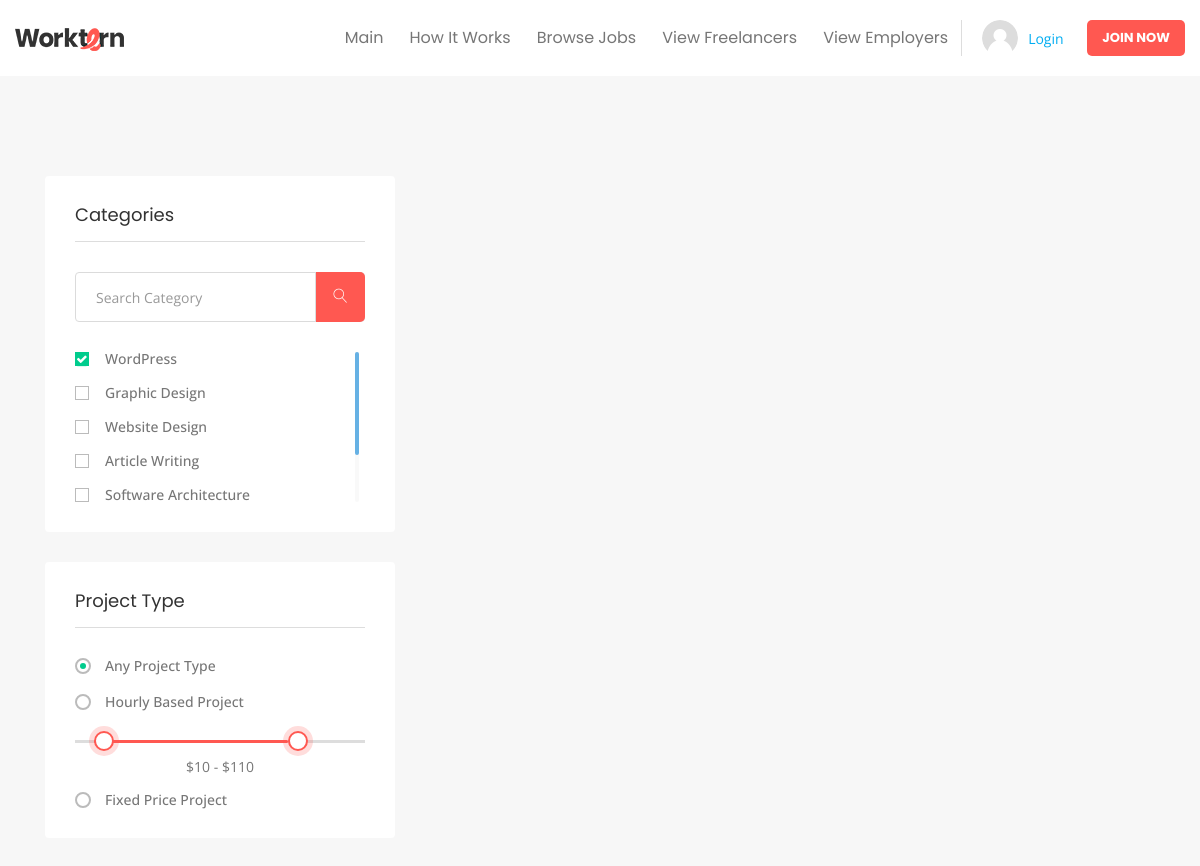
/jobs/list/ (upper part), run on an earlier commit of the app's database.
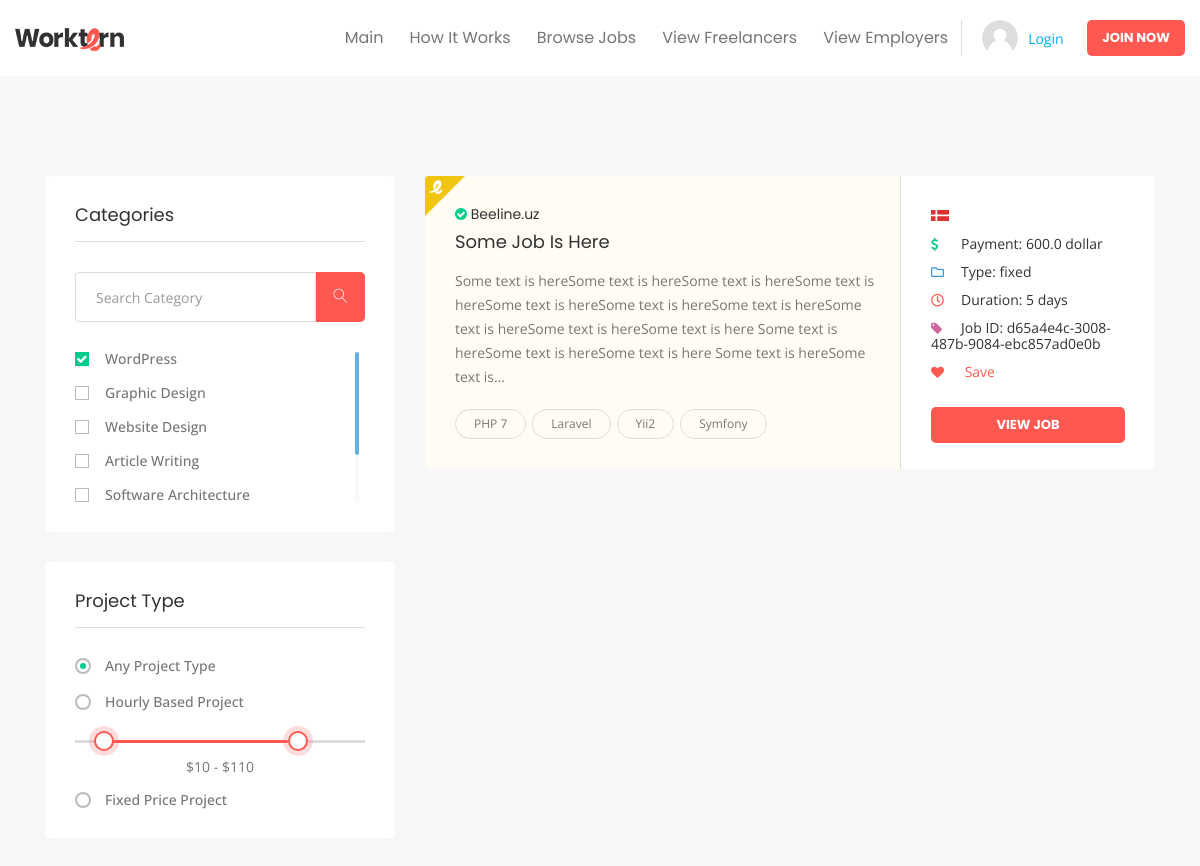
And on a later commit of the database.
### jobs/models.py (models this page shows, shortened)
class JobsModel(models.Model):
    PAYMENT_CHOICE = (
        ('finished', 'Finished work'),
        ('hour', 'Per Hour'),
        ('day', 'Per Day'),
        ('month', 'Per Month'),
        ('year', 'Per Year')
    )
    CURRENCY_CHOICE = (
        ('dollar', '$'),
        ('sum', 'sum'),
        ('euro', '€')
    )
    TYPE_OF_WORK_CHOICE = (
        ('fixed', 'Fixed Work'),
    )
    id = models.UUIDField(primary_key=True, default=uuid.uuid4, editable=False)
    job_given = models.ForeignKey(EmployerModel, related_name='job_given', on_delete=models.CASCADE)
    job_taken = models.OneToOneField(User, blank=True, null=True , related_name='job_taken', on_delete=models.CASCADE)
    title = models.CharField(max_length=120)
    text = models.TextField(max_length=4128)
    payment = models.CharField(choices=PAYMENT_CHOICE, default='finished', max_length=120)
    money = models.FloatField(verbose_name="Деньги за работу")
    currency = models.CharField(choices=CURRENCY_CHOICE, default='dollar', max_length=120)
    date_finished = models.DateField(verbose_name='Дата окончания работы')
    type_of_work = models.CharField(choices=TYPE_OF_WORK_CHOICE, default='fixed', max_length=120)  # Доделать надо!
    duration = models.CharField(max_length=120)
    skills = models.ManyToManyField(SkillsModel, blank=True)

class SkillsModel(models.Model):
    name = models.CharField(unique=True, max_length=120)

### accounts/models.py (models this page shows)
class EmployerModel(models.Model):
    id = models.UUIDField(primary_key=True, default=uuid.uuid4, editable=False)
    COMPANY_SIZE = (
        ('small', "2-9 Employees"),
        ('medium', "10-99 Employees"),
        ('big', "100-499 Employees"),
        ('very big', "More than 500 Employees")
    )
    user = models.OneToOneField(User, related_name='companies' ,on_delete=models.CASCADE)
    name = models.CharField(max_length=120)
    banner = models.ImageField(upload_to="company/banner/")
    bannerMini = models.ImageField(upload_to='company/banner/mini/', default='')
    logo = models.ImageField(upload_to="company/logo/")
    about = models.TextField(max_length=1024)
    employees = models.CharField(max_length=20, choices=COMPANY_SIZE, default='medium')
    verified = models.BooleanField(default=False)
    social_twitter = models.CharField(default=None, max_length=240)
    social_facebook = models.CharField(default=None, max_length=240)
    social_linkedin = models.CharField(default=None, max_length=240)
    def __str__(self):
        return self.name

### jobs/views.py (the view)
# urls.py: path('list/', views.JobsListView.as_view(), name="jobs-list"),
class JobsListView(generic.ListView):
    template_name = 'jobs/jobs_list.html'
    model = JobsModel

### templates/jobs/jobs_list.html (shortened to what this page needs)
{% extends 'wrapper.html' %}
{% load static %}
{% block content %}
			<main id="wt-main" class="wt-main wt-haslayout wt-innerbgcolor">
				<div class="wt-haslayout wt-main-section">
					<div class="wt-haslayout">
						<div class="container">
							<div class="row">
								<div id="wt-twocolumns" class="wt-twocolumns wt-haslayout">
									<div class="col-xs-12 col-sm-12 col-md-5 col-lg-5 col-xl-4 float-left">
										<aside id="wt-sidebar" class="wt-sidebar">
											<div class="wt-widget wt-effectiveholder">
												<div class="wt-widgettitle">
													<h2>Categories</h2>
												</div>
												<div class="wt-widgetcontent">
													<form class="wt-formtheme wt-formsearch">
														<fieldset>
															<div class="form-group">
																<input type="text" name="Search" class="form-control" placeholder="Search Category">
																<a href="javascrip:void(0);" class="wt-searchgbtn"><i class="lnr lnr-magnifier"></i></a>
															</div>
														</fieldset>
														<fieldset>
															<div class="wt-checkboxholder wt-verticalscrollbar">
																<span class="wt-checkbox">
																	<label for="wordpress"> WordPress</label>
																</span>
																<span class="wt-checkbox">
																	<label for="graphic"> Graphic Design</label>
																</span>
																<span class="wt-checkbox">
																	<label for="website"> Website Design</label>
																</span>
																<span class="wt-checkbox">
																	<label for="article"> Article Writing</label>
																</span>
																<span class="wt-checkbox">
																	<label for="software"> Software Architecture</label>
																</span>
															</div>
														</fieldset>
													</form>
												</div>
											</div>
											<div class="wt-widget wt-effectiveholder">
												<div class="wt-widgettitle">
													<h2>Project Type</h2>
												</div>
												<div class="wt-widgetcontent">
													<form class="wt-formtheme wt-formsearch">
														<fieldset>
															<div class="wt-checkboxholder">
																<span class="wt-radio">
																	<label for="project"> Any Project Type</label>
																</span>
																<span class="wt-radio">
																	<label for="hourly"> Hourly Based Project</label>
																</span>
																<div id="wt-productrangeslider" class="wt-productrangeslider wt-themerangeslider"></div>
																<div class="wt-amountbox">
																	<input type="text" id="wt-consultationfeeamount" readonly>
																</div>
																<span class="wt-radio">
																	<label for="fixed"> Fixed Price Project</label>
																</span>
															</div>
														</fieldset>
													</form>
												</div>
											</div>
										</aside>
									</div>
									<div class="col-xs-12 col-sm-12 col-md-7 col-lg-7 col-xl-8 float-left">
                                            {% for job in object_list%}
                                            <div class="wt-userlistinghold wt-featured wt-userlistingholdvtwo">
											<span class="wt-featuredtag"><img src="{% static 'images/featured.png' %}" alt="img description" data-tipso="Plus Member" class="template-content tipso_style"></span>
											<div class="wt-userlistingcontent">
												<div class="wt-contenthead">
													<div class="wt-title">
														<a href="{% url 'employer-detail' job.job_given.id %}"><i class="fa fa-check-circle"></i> {{ job.job_given }}</a>
														<h2>{{ job.title }}</h2>
													</div>
													<div class="wt-description">
														<p>{{ job.text|truncatechars:255 }}</p>
													</div>
													<div class="wt-tag wt-widgettag">
                                                        {% for skill in job.skills.all %}
                                                            <a>{{ skill.name }}</a>
                                                            {% endfor %}
													</div>
												</div>
												<div class="wt-viewjobholder">
													<ul>
														<li><span><em><img src="{% static 'images/flag/img-04.png' %}" alt="img description"></em></span></li>
                                                        <li><span><i class="fa fa-dollar-sign wt-viewjobdollar"></i>Payment: {{ job.money }} {{ job.currency }}</span></li>
														<li><span><i class="far fa-folder wt-viewjobfolder"></i>Type: {{ job.type_of_work }}</span></li>
														<li><span><i class="far fa-clock wt-viewjobclock"></i>Duration: {{job.duration}}</span></li>
														<li><span><i class="fa fa-tag wt-viewjobtag"></i>Job ID: {{ job.id }}</span></li>
														<li><a href="javascript:void(0);" class="wt-clicklike wt-clicksave"><i class="fa fa-heart"></i> Save</a></li>
														<li class="wt-btnarea"><a href="{% url 'jobs-detail' job.id %}" class="wt-btn">View Job</a></li>
													</ul>
												</div>
											</div>
											</div>
                                            {% endfor %}
										</div>
									</div>
								</div>
							</div>
						</div>
					</div>
				</div>
{% endblock %}

### templates/wrapper.html (shortened to what this page needs)
{% load static %}
<!doctype html>
	<html class="no-js" lang="">
<head>
	<link rel="stylesheet" href="{% static 'css/bootstrap.min.css' %}">
	<link rel="stylesheet" href="{% static 'css/normalize.css' %}">
	<link rel="stylesheet" href="{% static 'css/scrollbar.css' %}">
	<link rel="stylesheet" href="{% static 'css/fontawesome/fontawesome-all.css' %}">
	<link rel="stylesheet" href="{% static 'css/font-awesome.min.css' %}">
	<link rel="stylesheet" href="{% static 'css/owl.carousel.min.css' %}">
	<link rel="stylesheet" href="{% static 'css/linearicons.css' %}">
	<link rel="stylesheet" href="{% static 'css/jquery-ui.css' %}">
	<link rel="stylesheet" href="{% static 'css/tipso.css' %}">
	<link rel="stylesheet" href="{% static 'css/chosen.css' %}">
	<link rel="stylesheet" href="{% static 'css/prettyPhoto.css' %}">
	<link rel="stylesheet" href="{% static 'css/main.css' %}">
	<link rel="stylesheet" href="{% static 'css/color.css' %}">
	<link rel="stylesheet" href="{% static 'css/transitions.css' %}">
	<link rel="stylesheet" href="{% static 'css/responsive.css' %}">
</head>
<body class="wt-login">
	<div id="wt-wrapper" class="wt-wrapper wt-haslayout">
		<div class="wt-contentwrapper">
        {% block header %}
			<header id="wt-header" class="wt-header wt-haslayout">
				<div class="wt-navigationarea">
					<div class="container-fluid">
						<div class="row">
							<div class="col-xs-12 col-sm-12 col-md-12 col-lg-12">
								<strong class="wt-logo"><a href="{% url 'dashboard' %}"><img src="{% static 'images/logo.png' %}" alt="company logo here"></a></strong>
								<div class="wt-rightarea">
									<nav id="wt-nav" class="wt-nav navbar-expand-lg">
										<div class="collapse navbar-collapse wt-navigation" id="navbarNav">
											<ul class="navbar-nav">
												<li class="menu-item-has-children page_item_has_children">
													<a href="javascript:void(0);">Main</a>
												</li>
												<li class="nav-item">
													<a href="howitworks.html">How It Works</a>
												</li>
												<li class="menu-item-has-children page_item_has_children">
													<a href="{% url 'jobs-list' %}">Browse Jobs</a>
												</li>
												<li class="menu-item-has-children page_item_has_children">
													<a href="javascript:void(0);">View Freelancers</a>
												</li>
                                                <li class="nav-item">
													<a href="{% url 'employers-list' %}">View Employers</a>
												</li>
											</ul>
										</div>
									</nav>
									{% if user.is_authenticated %}
                                    <div class="wt-userlogedin">
										<figure class="wt-userimg">
											<img src="{% static 'images/user-img.jpg' %}" alt="image description">
										</figure>
										<div class="wt-username">
                                            <h3>{{ user.get_username }}</h3>
                                                <span>{{ request.user.first_name }} {{ request.user.last_name }}</span>
										</div>
										<nav class="wt-usernav">
											<ul>
												<li class="menu-item-has-children page_item_has_children">
													<a href="javascript:void(0);">
														<span>Insights</span>
													</a>
													<ul class="sub-menu children">
														<li><a href="dashboard-insights.html">Insights</a></li>
														<li><a href="dashboard-insightsuser.html">Insights User</a></li>
													</ul>
												</li>
												<li>
													<a href="dashboard-profile.html">
														<span>My Profile</span>
													</a>
												</li>
												<li class="menu-item-has-children">
													<a href="javascript:void(0);">
														<span>All Jobs</span>
													</a>
													<ul class="sub-menu">
														<li><a href="dashboard-completejobs.html">Completed Jobs</a></li>
														<li><a href="dashboard-canceljobs.html">Cancelled Jobs</a></li>
														<li><a href="dashboard-ongoingjob.html">Ongoing Jobs</a></li>
														<li><a href="dashboard-ongoingsingle.html">Ongoing Single</a></li>
													</ul>
												</li>
												<li>
													<a href="dashboard-managejobs.html">
														<span>Manage Jobs</span>
													</a>
												</li>
												<li class="wt-notificationicon menu-item-has-children">
													<a href="javascript:void(0);">
														<span>Messages</span>
													</a>
													<ul class="sub-menu">
														<li><a href="dashboard-messages.html">Messages</a></li>
														<li><a href="dashboard-messages2.html">Messages V 2</a></li>
													</ul>
												</li>
												<li>
													<a href="dashboard-saveitems.html">
														<span>My Saved Items</span>
													</a>
												</li>
												<li>
													<a href="dashboard-invocies.html">
														<span>Invoices</span>
													</a>
												</li>
												<li>
													<a href="dashboard-category.html">
														<span>Category</span>
													</a>
												</li>
												<li>
													<a href="dashboard-packages.html">
														<span>Packages</span>
													</a>
												</li>
												<li>
													<a href="dashboard-proposals.html">
														<span>Proposals</span>
													</a>
												</li>
												<li>
													<a href="dashboard-accountsettings.html">
														<span>Account Settings</span>
													</a>
												</li>
												<li>
													<a href="dashboard-helpsupport.html">
														<span>Help &amp; Support</span>
													</a>
												</li>
												<li>
													<a href="{% url 'logout' %}">
														<span>Logout</span>
													</a>
												</li>
											</ul>
										</nav>
									</div>
                                        {% else %}
                                        <div class="wt-loginarea" style="display: block">
										<figure class="wt-userimg">
											<img src="{% static 'images/user-login.png' %}" alt="img description">
										</figure>
										<div class="wt-loginoption">
											<a href="javascript:void(0);" id="wt-loginbtn" class="wt-loginbtn">Login</a>
										</div>
										<a href="register.html" class="wt-btn">Join Now</a>
									</div>
                                    {% endif %}
								</div>
							</div>
						</div>
					</div>
				</div>
			</header>
        {% endblock %}
        {% block content %}
        {% endblock %}
		</div>
</body>
</html>

What changed in the data, as far as the page shows it:
added JobsModel: job_given "Beeline.uz", title "Some Job Is Here", text "Some text is hereSome text is hereSome text is hereSome text is hereSome text is hereSome text is hereSome text is hereSome text is hereSome text is hereSome text is here Some text is hereSome text is hereSome text is here Some text is hereSome text is…", money "600.0", currency "dollar", type_of_work "fixed", duration "5 days", id "d65a4e4c-3008-487b-9084-ebc857ad0e0b"
added SkillsModel: name "PHP 7"
added SkillsModel: name "Laravel"
added SkillsModel: name "Yii2"
added SkillsModel: name "Symfony"
